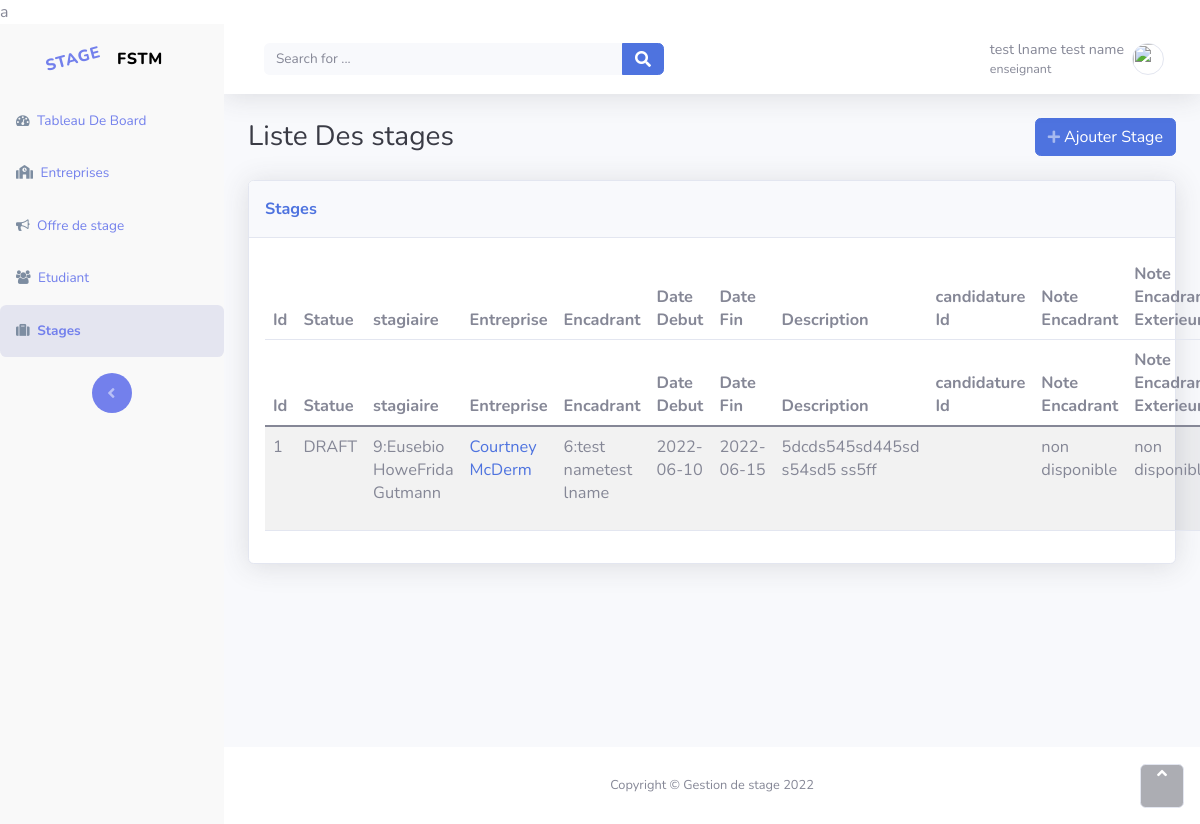
Screenshot of /stages (signed in) with the database file from the repository.
### tables this page shows
CREATE TABLE `stage` (
  `id` int(11) NOT NULL,
  `description` varchar(255) DEFAULT NULL,
  `end` date DEFAULT NULL,
  `start` date DEFAULT NULL,
  `statue` enum('IN_PROGRESS','FINISHED','CANCELED','DRAFT') NOT NULL DEFAULT 'DRAFT',
  `created_date` datetime(6) NOT NULL DEFAULT current_timestamp(6),
  `updated_date` datetime(6) DEFAULT NULL,
  `entreprise_id` int(11) NOT NULL,
  `stagiaire_id` int(11) NOT NULL,
  `encardant_note` float UNSIGNED DEFAULT 0,
  `encadrant_ext_note` float UNSIGNED DEFAULT 0,
  `encadrant_id` int(11) NOT NULL,
  `candidature_id` int(11) DEFAULT NULL
);

CREATE TABLE `person` (
  `id` int(11) NOT NULL,
  `cin` varchar(15) NOT NULL,
  `date_naiss` datetime(6) NOT NULL,
  `email` varchar(80) NOT NULL,
  `fname` varchar(35) NOT NULL,
  `lname` varchar(35) NOT NULL,
  `password` varchar(100) NOT NULL,
  `phone` varchar(15) NOT NULL,
  `person_type` enum('etudiant','enseignant','admin') NOT NULL DEFAULT 'etudiant',
  `profile_img` varchar(255) DEFAULT NULL
);

CREATE TABLE `entreprise` (
  `id` int(11) NOT NULL,
  `domaine` varchar(50) NOT NULL,
  `email` varchar(80) NOT NULL,
  `logo` varchar(255) DEFAULT NULL,
  `short_name` varchar(15) DEFAULT NULL,
  `name` varchar(100) NOT NULL,
  `phone` varchar(15) DEFAULT NULL,
  `web_site` varchar(250) DEFAULT NULL,
  `description` varchar(512) DEFAULT NULL
);

### views/resp/stages.resp.php (the view, shortened to what this page needs)
a<?php
$pdo = getDBConnection();
$curr_user = $_SESSION['user'];
?>
<!DOCTYPE html>
<html lang="fr">
<head>
    <link rel="stylesheet" href="/assets/bootstrap/css/bootstrap.min.css">
    <link rel="stylesheet" href="/assets/datatable/css/dataTables.bootstrap5.min.css">
    <link rel="stylesheet" href="/assets/datatable/css/responsive.bootstrap5.min.css">
    <link rel="stylesheet" href="/assets/fonts/fontawesome-all.min.css">
    <link rel="stylesheet" href="/assets/fonts/font-awesome.min.css">
    <link rel="stylesheet" href="/assets/fonts/fontawesome5-overrides.min.css">
    <link rel="stylesheet" href="/assets/css/code.css">
</head>
<body id="page-top">
<div id="wrapper">
    <?php
    require_once __DIR__ . '/parts/sidebar.php'
    ?>
    <div class="d-flex flex-column" id="content-wrapper" style="font-size: calc(0.5em + 1vmin);">
        <div id="content">
            <?php require_once __DIR__ . '/parts/navbar.php' ?>
            <div class="container-fluid">
                <div class="d-flex d-sm-flex justify-content-between align-items-center mb-4">
                    <h3 class="text-dark mb-0">Liste Des stages<br></h3>
                    <button class="btn btn-primary d-none d-sm-block d-md-block" type="button" data-bs-target="#modal-1"
                            data-bs-toggle="modal"><i class="fas fa-plus fa-sm text-white-50"></i>&nbsp;Ajouter Stage
                    </button>
                </div>
                <div class="card shadow">
                    <div class="card-header py-3">
                        <p class="text-primary m-0 fw-bold">Stages</p>
                    </div>
                    <div class="card-body">
                        <table id="myTable" class="table table-striped nowrap"
                               style="width:100%; font-size: calc(0.5em + 1vmin); ">
                            <thead>
                            <tr>
                                <th class="filterhead">Id</th>
                                <th class="filterhead">Statue</th>
                                <th class="filterhead">stagiaire</th>
                                <th class="filterhead">Entreprise</th>
                                <th class="filterhead">Encadrant</th>
                                <th class="filterhead">Date Debut</th>
                                <th class="filterhead">Date Fin</th>
                                <th class="filterhead">Description</th>
                                <th class="filterhead">candidature Id</th>
                                <th class="filterhead"> Note Encadrant</th>
                                <th class="filterhead"> Note Encadrant Exterieur</th>
                            </tr>
                            <tr>
                                <th>Id</th>
                                <th>Statue</th>
                                <th>stagiaire</th>
                                <th>Entreprise</th>
                                <th>Encadrant</th>
                                <th>Date Debut</th>
                                <th>Date Fin</th>
                                <th>Description</th>
                                <th>candidature Id</th>
                                <th> Note Encadrant</th>
                                <th> Note Encadrant Exterieur</th>
                            </tr>
                            </thead>
                            <?php
                            try {
                                $query = "SELECT distinct s.*,s.id as stage_id,e.short_name,e.name,ps.fname as etu_fname,
                                            ps.lname as etu_lname, pe.fname as ens_fname,pe.lname as ens_lname
                                            FROM stage s, entreprise e, enseignant n,formation f, person ps ,person pe ,etudiant t
                                            WHERE s.entreprise_id=e.id and  n.id=f.responsable_id and ps.id =s.stagiaire_id
                                             and pe.id= s.encadrant_id and t.id=s.stagiaire_id and t.formation_id=f.id
                                             and f.id = (
                                                 select f.id from  formation f  where f.responsable_id= :id_ent
                                                 )
                                        ";
                                $stmt = $pdo->prepare($query);
                                $stmt->bindParam(':id_ent', $curr_user['id']);
                                $stmt->execute();
                                $rows = $stmt->fetchAll(PDO::FETCH_ASSOC);
                                if (!empty($rows)) {
                                    foreach ($rows as $key => $value) {
                                        ?>
                                        <tr>
                                            <td><?php echo $value['stage_id']; ?></td>
                                            <td><?php echo $value['statue']; ?></td>
                                            <td><?php echo $value['stagiaire_id'].":". $value['etu_fname']. $value['etu_lname']; ?></td>
                                            <td data-bs-toggle="tooltip" title="<?php echo $value['name']; ?>"><a
                                            href="/entreprises/view?id=<?php echo $value['entreprise_id']; ?>">
                                                <?php echo $value['short_name']; ?>
                                             </a>
                                            </td>
                                            <td><?php echo $value['encadrant_id'] . ":" . $value['ens_fname'] . $value['ens_lname']; ?></td>
                                            <td><?php echo $value['start']; ?></td>
                                            <td><?php echo $value['end']; ?></td>
                                            <td><?php echo $value['description']; ?></td>
                                            <td><?php echo $value['candidature_id']; ?></td>
                                            <td><?php if ($value['statue'] === "FINISHED") echo $value['encardant_note'];
                                                else echo " non disponible "; ?></td>
                                            <td><?php if ($value['statue'] === "FINISHED") echo $value['encadrant_ext_note'];
                                                else echo " non disponible "; ?></td>
                                        </tr>
                                        <?php
                                    }
                                }
                            } catch (Exception $e) {
                                echo 'Erreur : ' . $e->getMessage();
                            }
                            ?>
                        </table>
                    </div>
                </div>
            </div>
        </div>
        <footer class="bg-white sticky-footer">
            <div class="container my-auto">
                <div class="text-center my-auto copyright"><span>Copyright © Gestion de stage 2022</span></div>
            </div>
        </footer>
    </div>
    <a class="border rounded d-inline scroll-to-top" href="#page-top"><i class="fas fa-angle-up"></i></a>
</div>
</body>
</html>

### public/assets/css/code.css (style rules this page uses)
a:link { text-decoration: none; }

### rows the page displays
stage: id "1", statue "DRAFT", stagiaire "9", person.fname "Eusebio Howe", person.lname "Frida Gutmann", entreprise.short_name "Courtney McDerm", encadrant "6", person.fname "test name", person.lname "test lname", start "2022-06-10", end "2022-06-15", description "5dcds545sd445sd s54sd5 ss5ff", shows "non disponible", shows "non…"

### other values shown
$curr_user['lname'] "test lname"
$curr_user['fname'] "test name"
$curr_user['type'] "enseignant"
